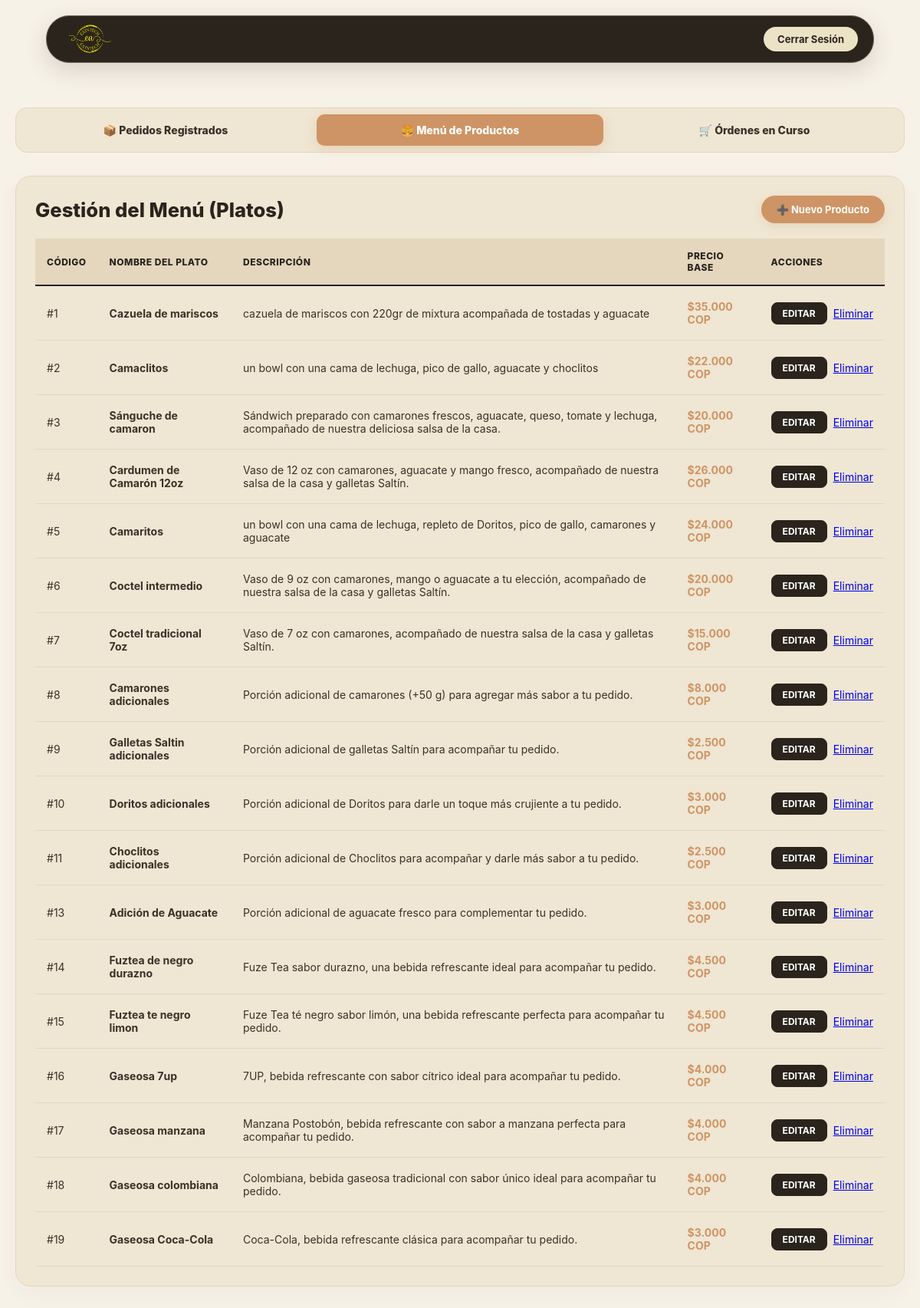
The page /admin/admin_dashboard.php?seccion=productos (signed in) on the database its author committed.
### tables this page shows
CREATE TABLE `mis_productos` (
  `id` int(11) NOT NULL,
  `name` varchar(200) NOT NULL,
  `description` text NOT NULL,
  `price` float(10,2) NOT NULL,
  `imagen` varchar(255) DEFAULT 'default.png',
  `created` datetime NOT NULL,
  `modified` datetime NOT NULL,
  `status` enum('1','0') NOT NULL DEFAULT '1'
);

### admin/admin_dashboard.php (the view, shortened to what this page needs)
<?php
$seccion = isset($_GET['seccion']) ? $_GET['seccion'] : 'pedidos';
?>
<!DOCTYPE html>
<html lang="es">
<head>
</head>
<body>
    <nav class="navbar">
        <img src="/Eatstech/assets/images/logo.png" alt="Logo" class="nav-logo">
        <a href="../modules/usuarios/iniciodesesion.php" class="btn-logout">Cerrar Sesión</a>
    </nav>
    <div class="dashboard-container">
        <div class="submenu-admin">
            <a href="./admin_dashboard.php?seccion=pedidos" class="<?php echo $seccion === 'pedidos' ? 'active' : ''; ?>">📦 Pedidos Registrados</a>
            <a href="./admin_dashboard.php?seccion=productos" class="<?php echo $seccion === 'productos' ? 'active' : ''; ?>">🍔 Menú de Productos</a>
            <a href="./admin_dashboard.php?seccion=ordenes" class="<?php echo $seccion === 'ordenes' ? 'active' : ''; ?>">🛒 Órdenes en Curso</a>
        </div>
        <?php if ($seccion === 'productos'):
            $res = $db->query("SELECT * FROM mis_productos ORDER BY id ASC");
        ?>
        <div class="panel-box">
            <div class="panel-header">
                <h2>Gestión del Menú (Platos)</h2>
                <a href="form_producto.php" class="btn-action-top">➕ Nuevo Producto</a>
            </div>
            <div class="table-responsive">
                <table>
                    <thead>
                        <tr>
                            <th>Código</th>
                            <th>Nombre del Plato</th>
                            <th>Descripción</th>
                            <th>Precio Base</th>
                            <th>Acciones</th>
                        </tr>
                    </thead>
                    <tbody>
                        <?php while($row = $res->fetch_assoc()): ?>
                        <tr>
                            <td>#<?php echo $row['id']; ?></td>
                            <td><strong><?php echo htmlspecialchars($row['name']); ?></strong></td>
                            <td><?php echo htmlspecialchars($row['description'] ?? 'Sin descripción'); ?></td>
                            <td style="color: var(--amarillo); font-weight: bold;">
                                $<?php echo number_format($row['price'], 0, ',', '.'); ?> COP
                            </td>
                            <td>
                                <div class="actions-cell">
                                    <a href="form_producto.php?id=<?php echo $row['id']; ?>" class="btn-edit-premium">Editar</a>
                                    <a href="crud_operaciones.php?action=delete_prod&id=<?php echo $row['id']; ?>" class="btn-delete" onclick="return confirm('¿Quitar este plato del menú?');">Eliminar</a>
                                </div>
                            </td>
                        </tr>
                        <?php endwhile; ?>
                    </tbody>
                </table>
            </div>
        </div>
        <?php endif; ?>
    </div>
</body>
</html>

### rows shown on the page
mis_productos: id "1", name "Cazuela de mariscos", description "cazuela de mariscos con 220gr de mixtura acompañada de tostadas y aguacate", price "35.000"
mis_productos: id "2", name "Camaclitos", description "un bowl con una cama de lechuga, pico de gallo, aguacate y choclitos", price "22.000"
mis_productos: id "3", name "Sánguche de camaron", description "Sándwich preparado con camarones frescos, aguacate, queso, tomate y lechuga, acompañado de nuestra deliciosa salsa de la casa.", price "20.000"
mis_productos: id "4", name "Cardumen de Camarón 12oz", description "Vaso de 12 oz con camarones, aguacate y mango fresco, acompañado de nuestra salsa de la casa y galletas Saltín.", price "26.000"
mis_productos: id "5", name "Camaritos", description "un bowl con una cama de lechuga, repleto de Doritos, pico de gallo, camarones y aguacate", price "24.000"
mis_productos: id "6", name "Coctel intermedio", description "Vaso de 9 oz con camarones, mango o aguacate a tu elección, acompañado de nuestra salsa de la casa y galletas Saltín.", price "20.000"
mis_productos: id "7", name "Coctel tradicional 7oz", description "Vaso de 7 oz con camarones, acompañado de nuestra salsa de la casa y galletas Saltín.", price "15.000"
mis_productos: id "8", name "Camarones adicionales", description "Porción adicional de camarones (+50 g) para agregar más sabor a tu pedido.", price "8.000"
mis_productos: id "9", name "Galletas Saltin adicionales", description "Porción adicional de galletas Saltín para acompañar tu pedido.", price "2.500"
mis_productos: id "10", name "Doritos adicionales", description "Porción adicional de Doritos para darle un toque más crujiente a tu pedido.", price "3.000"
mis_productos: id "11", name "Choclitos adicionales", description "Porción adicional de Choclitos para acompañar y darle más sabor a tu pedido.", price "2.500"
mis_productos: id "13", name "Adición de Aguacate", description "Porción adicional de aguacate fresco para complementar tu pedido.", price "3.000"
mis_productos: id "14", name "Fuztea de negro durazno", description "Fuze Tea sabor durazno, una bebida refrescante ideal para acompañar tu pedido.", price "4.500"
mis_productos: id "15", name "Fuztea te negro limon", description "Fuze Tea té negro sabor limón, una bebida refrescante perfecta para acompañar tu pedido.", price "4.500"
mis_productos: id "16", name "Gaseosa 7up", description "7UP, bebida refrescante con sabor cítrico ideal para acompañar tu pedido.", price "4.000"
mis_productos: id "17", name "Gaseosa manzana", description "Manzana Postobón, bebida refrescante con sabor a manzana perfecta para acompañar tu pedido.", price "4.000"
mis_productos: id "18", name "Gaseosa colombiana", description "Colombiana, bebida gaseosa tradicional con sabor único ideal para acompañar tu pedido.", price "4.000"
mis_productos: id "19", name "Gaseosa Coca-Cola", description "Coca-Cola, bebida refrescante clásica para acompañar tu pedido.", price "3.000"
